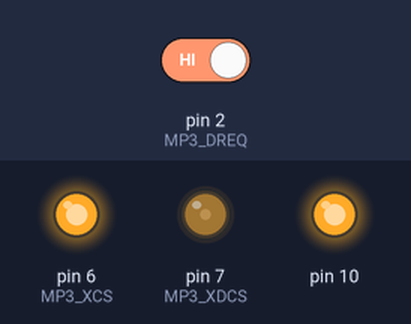
Bench run of a sketch on a simulated Arduino Uno, built with avr-gcc and run on an emulated ATmega328P. Parts: output pins drawn as LEDs (lit = HIGH). The inputs (shaded band) are chosen by the test bench; at power-on: pin 2 (MP3_DREQ) HIGH. Random numbers use the default seed unless the sketch sets one; pins used as bus, display or sensor lines are not drawn.

Above: at 1.2 s.
1.3 s: pin 2 (MP3_DREQ) driven LOW
At 2.6 s:
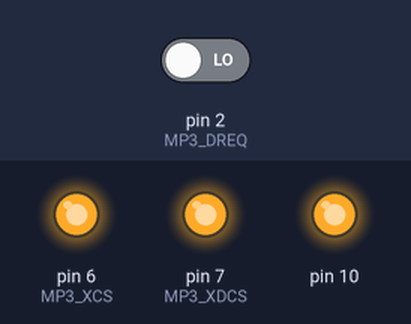
Timing chart, 0 to 4.3 s (numbered marks = the images above; inputs shaded):
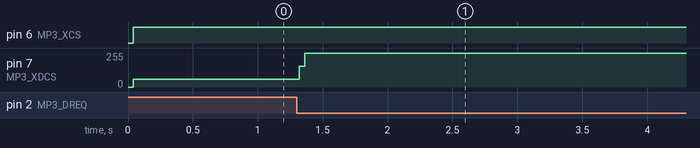

Measured:
- after the input at 1.3 s, pin 7 (MP3_XDCS): 57/255 → 255/255 at once

The sketch:

MIDI_Logis.ino
```cpp
// VS1053b MIDI stream hack - Logistic equation music //

#include <SPI.h>

#define MP3_XCS   6
#define MP3_XDCS  7
#define MP3_DREQ  2
#define MP3_RST   8

//VS10xx SCI Registers
#define SCI_MODE        0x00
#define SCI_STATUS      0x01
#define SCI_BASS        0x02
#define SCI_CLOCKF      0x03
#define SCI_DECODE_TIME 0x04
#define SCI_AUDATA      0x05
#define SCI_WRAM        0x06
#define SCI_WRAMADDR    0x07
#define SCI_HDAT0       0x08
#define SCI_HDAT1       0x09
#define SCI_AIADDR      0x0A
#define SCI_VOL         0x0B
#define SCI_AICTRL0     0x0C
#define SCI_AICTRL1     0x0D
#define SCI_AICTRL2     0x0E
#define SCI_AICTRL3     0x0F

  float r = 3.7f;
  float x = 0.1f;
  bool drum = true;

void setup(){

  pinMode(MP3_RST, OUTPUT);
  pinMode(MP3_DREQ, INPUT);
  pinMode(MP3_XCS, OUTPUT);
  pinMode(MP3_XDCS, OUTPUT);

  SPI.begin();

  SPI.setClockDivider(SPI_CLOCK_DIV16); // SPI speed 1MHz (16MHz / 16 = 1MHz)
  SPI.transfer(0xFF);

  digitalWrite(MP3_RST, HIGH);
  digitalWrite(MP3_XCS, HIGH);
  digitalWrite(MP3_XDCS, HIGH);

  WriteRegister(SCI_CLOCKF, 0x8BE8);    // set multiplier to 3.5x
  WriteRegister(SCI_VOL, 0x3F3F);       // set volume

  SPI.setClockDivider(SPI_CLOCK_DIV4);  // set SPI speed 4MHz (16MHz / 4 = 4MHz)

  load_header();

}

void loop(){

  float nx = x;
  x = r * nx * (1.0f - nx);
  uint8_t out = 127.0f * x;

  while(!digitalRead(MP3_DREQ)){}

  digitalWrite(MP3_XDCS, LOW);

  SPI.transfer(0x5E);
  SPI.transfer(0x80);
  SPI.transfer(0x4C);
  SPI.transfer(0x14);
  SPI.transfer(0x62);
  SPI.transfer(0x90 + (out%3));
  SPI.transfer(map(out, 0, 127, 24, 64));
  SPI.transfer(48 + rand()%64);

  if(drum){

    SPI.transfer(0x00);
    SPI.transfer(0x99);
    SPI.transfer(map(out,0,127,35,72));
    SPI.transfer(96);

  } else {

    SPI.transfer(0x0);
    SPI.transfer(0x99);
    SPI.transfer(35);
    SPI.transfer(112);

  }

  digitalWrite(MP3_XDCS, HIGH);

  drum = !drum;

}

void WriteRegister(char address, int data){

  while(!digitalRead(MP3_DREQ));
  digitalWrite(MP3_XCS, LOW);
  SPI.transfer(0x02);
  SPI.transfer(address);
  SPI.transfer((data >> 8) & 0xFF);
  SPI.transfer(data & 0xFF);
  while(!digitalRead(MP3_DREQ));
  digitalWrite(MP3_XCS, HIGH);

}

const uint8_t midi_header[] = {

  // Header chunk
  0x4D,0x54,0x68,0x64,0x00,0x00,0x00,0x06,0x00,0x00,0x00,0x01,0x01,0xE0,
  // Track chunk
  0x4D,0x54,0x72,0x6B,0x00,0x00,0x02,0xC3,
  // Midi events
  0x00,0xFF,0x51,0x03,0x07,0xA1,0x20,0x00,0xFF,
  0x58,0x04,0x04,0x02,0x08,0x08,
  0x00,0xC0,0x0D,       // chan 1 instrument
  0x00,0xB0,0x0A,0x20,  // chan 1 pan
  0x00,0xB0,0x5B,0x60,  // chan 1 reverb
  0x00,0xC1,0x64,       // chan 2 instrument
  0x00,0xB1,0x0A,0x40,  // chan 2 pan
  0x00,0xB1,0x5B,0x60,  // chan 2 reverb
  0x00,0xC2,0x6C,       // chan 3 instrument
  0x00,0xB2,0x0A,0x60,  // chan 3 pan
  0x00,0xB2,0x5B,0x60   // chan 3 reverb

};

void load_header(){

  for (int i = 0; i < sizeof(midi_header); i++){

    uint8_t p = midi_header[i];
    while(!digitalRead(MP3_DREQ)) {}
    digitalWrite(MP3_XDCS, LOW);
    SPI.transfer(p);
    digitalWrite(MP3_XDCS, HIGH);

  }

}
```
